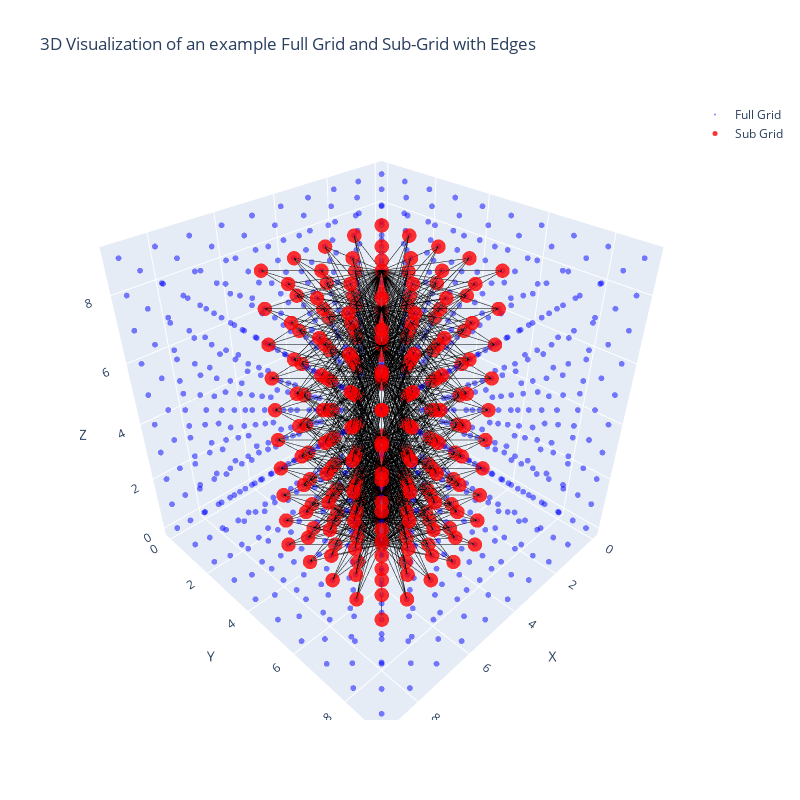

Notebook code for this chart:
### Code cell
# plot the full grid with the sub-grid highlighted and the edges of the sub-graph as previously
fig = go.Figure()
# Add the full grid points
fig.add_trace(go.Scatter3d(
    x=test_grid[:, 2].numpy(),
    y=test_grid[:, 1].numpy(),
    z=test_grid[:, 0].numpy(),
    mode='markers',
    marker=dict(size=2, color='blue', opacity=0.5),
    name='Full Grid'
))
# Add the sub-grid points
fig.add_trace(go.Scatter3d(
    x=sub_test_grid[:, 2].numpy(),
    y=sub_test_grid[:, 1].numpy(),
    z=sub_test_grid[:, 0].numpy(),
    mode='markers',
    marker=dict(size=5, color='red', opacity=0.8),
    name='Sub Grid'
))
# Add edges from the graph
for i in range(test_graph_data.edge_index.shape[1]):
    start_idx = test_graph_data.edge_index[0, i].item()
    end_idx = test_graph_data.edge_index[1, i].item()
    fig.add_trace(go.Scatter3d(
        x=[sub_test_grid[start_idx, 2].item(), sub_test_grid[end_idx, 2].item()],
        y=[sub_test_grid[start_idx, 1].item(), sub_test_grid[end_idx, 1].item()],
        z=[sub_test_grid[start_idx, 0].item(), sub_test_grid[end_idx, 0].item()],
        mode='lines',
        line=dict(color='black', width=1),
        name='Edges',
        legendgroup='edges',
        showlegend=False
    ))
fig.update_layout(
    title='3D Visualization of an example Full Grid and Sub-Grid with Edges',
    scene=dict(
        xaxis_title='X',
        yaxis_title='Y',
        zaxis_title='Z'
    ),
    width=800,
    height=800
)
fig.show()
